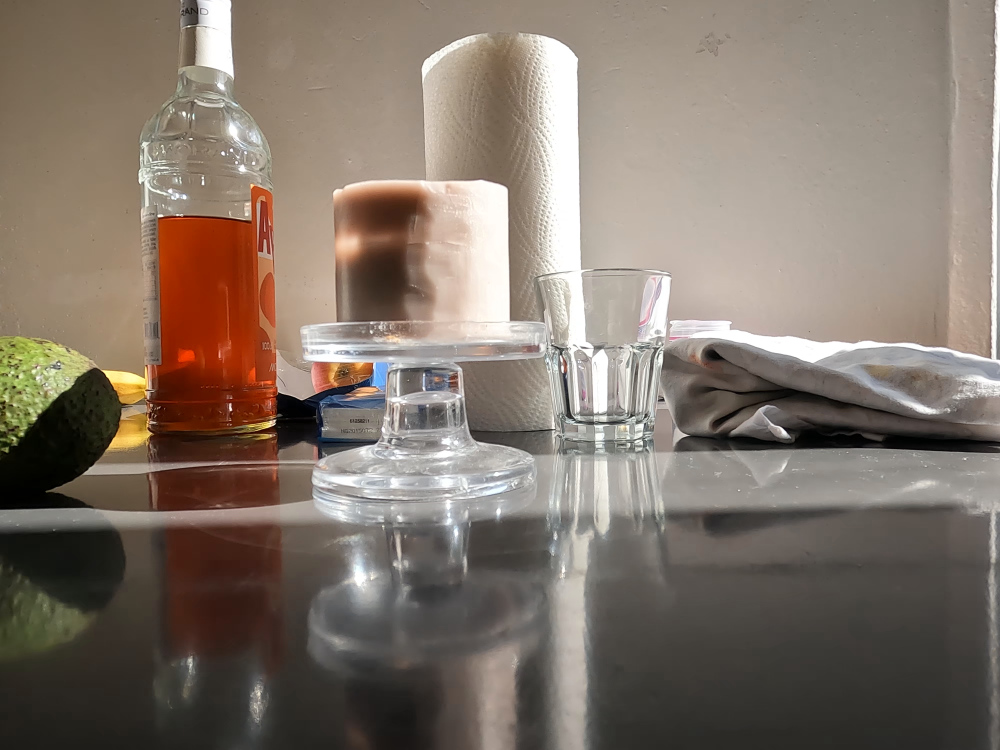
#> input picture frame 1 of Left.MP4, 4000 x 3000 px, given in place of vid1_dx.MP4, which was not available (shown at 1/4 size)
$ jupyter execute --allow-errors Code_design.ipynb   (text cells are left out)
#> lines starting #> are read from the running program, lines starting #| are printed output that depends on the picture; pictures that were not available may be replaced by others from this repository, and a replacement may not be noted
#> further down, frame0 is the input picture: shape (3000, 4000, 3); mean B, G, R 105.8, 116.7, 129.6
### camera_matrix.py
def camera_matrix():
    import os
    import glob
    import cv2
    import numpy as np
    # Defining the dimensions of checkerboard
    CHECKERBOARD = (6,9)
    criteria = (cv2.TERM_CRITERIA_EPS + cv2.TERM_CRITERIA_MAX_ITER, 30, 0.001)

    # Creating vector to store vectors of 3D points for each checkerboard image
    objpoints = []
    # Creating vector to store vectors of 2D points for each checkerboard image
    imgpoints = []

    # Defining the world coordinates for 3D points
    objp = np.zeros((1, CHECKERBOARD[0] * CHECKERBOARD[1], 3), np.float32)
    objp[0,:,:2] = np.mgrid[0:CHECKERBOARD[0], 0:CHECKERBOARD[1]].T.reshape(-1, 2)
    prev_img_shape = None

    # Extracting path of individual image stored in a given directory
    images = glob.glob('checkerboard/*.JPG')

    for fname in images:
        try:
            img = cv2.imread(fname)
            if img is None:
                raise FileNotFoundError("Failed to load image: {}".format(fname))

            gray = cv2.cvtColor(img, cv2.COLOR_BGR2GRAY)

            # Find the chessboard corners
            ret, corners = cv2.findChessboardCorners(gray, CHECKERBOARD,
                                                    cv2.CALIB_CB_ADAPTIVE_THRESH +
                                                    cv2.CALIB_CB_FAST_CHECK +
                                                    cv2.CALIB_CB_NORMALIZE_IMAGE)

            if ret == True:
                objpoints.append(objp)

                # Refine the pixel coordinates for given 2D points
                corners2 = cv2.cornerSubPix(gray, corners, (11, 11), (-1, -1), criteria)
                imgpoints.append(corners2)

                # Draw and display the corners
                img = cv2.drawChessboardCorners(img, CHECKERBOARD, corners2, ret)

                # Create a named window with a specific size
                cv2.namedWindow('img', cv2.WINDOW_NORMAL)
                cv2.resizeWindow('img', 800, 600)  # Set the window size to 800x600 pixels


                cv2.imshow('img', img)
                cv2.waitKey(500)  # Display the image for 0.5 seconds
        except Exception as e:
            print("Error processing image {}: {}".format(fname, e))
            continue

    cv2.destroyAllWindows()

    """
    Performing camera calibration by
    passing the value of known 3D points (objpoints)
    and corresponding pixel coordinates of the
    detected corners (imgpoints)
    """
    ret, mtx, dist, rvecs, tvecs = cv2.calibrateCamera(objpoints, imgpoints, gray.shape[::-1], None, None)
    img = cv2.imread('checkerboard/GPTempDownload.JPG')
    h, w = img.shape[:2]
    newcameramtx, roi = cv2.getOptimalNewCameraMatrix(mtx, dist, (w,h), 1, (w,h))

    return mtx, newcameramtx, dist, w, h, objpoints, rvecs, tvecs, imgpoints

### Code_design.ipynb
[cell 1]
#Packages:
import numpy as np
import cv2
import pandas as pd
import matplotlib.pyplot as plt
import datetime
from camera_matrix import camera_matrix

[cell 2]
#rosa:
#C:/Users/rosas/Documents/Epfl/MA_2/Design Project/Videos/vid1_dx - short.MP4
#cap0 = cv2.VideoCapture("C:/Users/rosas/Documents/Epfl/MA_2/Design Project/Videos/vid1_dx - short.MP4")
#cap1 = cv2.VideoCapture("C:/Users/rosas/Documents/Epfl/MA_2/Design Project/Videos/vid1_sx - short.MP4")

#<add code to run ffmpeg command via ssh>
cap0 = cv2.VideoCapture("/Users/nilsmanni/Desktop/MA2/design_project/vid1_dx.MP4")
cap1 = cv2.VideoCapture("/Users/nilsmanni/Desktop/MA2/design_project/vid1_sx.MP4")


fps = cap1.get(cv2.CAP_PROP_FPS) #what does this do??

#> (a cell that did not finish here is left out)

[cell 4]
# Undistort the images. This one only does it for cap0, should also be done for cap1!!

#C:/Users/rosas/Documents/Epfl/MA_2/Design Project/Videos/vid1_dx - short.MP4
#cap0 = cv2.VideoCapture("C:/Users/rosas/Documents/Epfl/MA_2/Design Project/Videos/vid1_dx - short.MP4")
#cap1 = cv2.VideoCapture("C:/Users/rosas/Documents/Epfl/MA_2/Design Project/Videos/vid1_sx - short.MP4")
cap0 = cv2.VideoCapture("/Users/nilsmanni/Desktop/MA2/design_project/vid1_dx.MP4")
cap1 = cv2.VideoCapture("/Users/nilsmanni/Desktop/MA2/design_project/vid1_sx.MP4")

#> (the rest of this cell did not finish here and is left out)

[cell 5]
#Calculates the error of the undistortion

# Initialize lists to store error values
errors = []

# Loop over the range of available data points
#> (the rest of this cell did not finish here and is left out)

[cell 6]
img0 = cv2.imread("test1d.jpg")
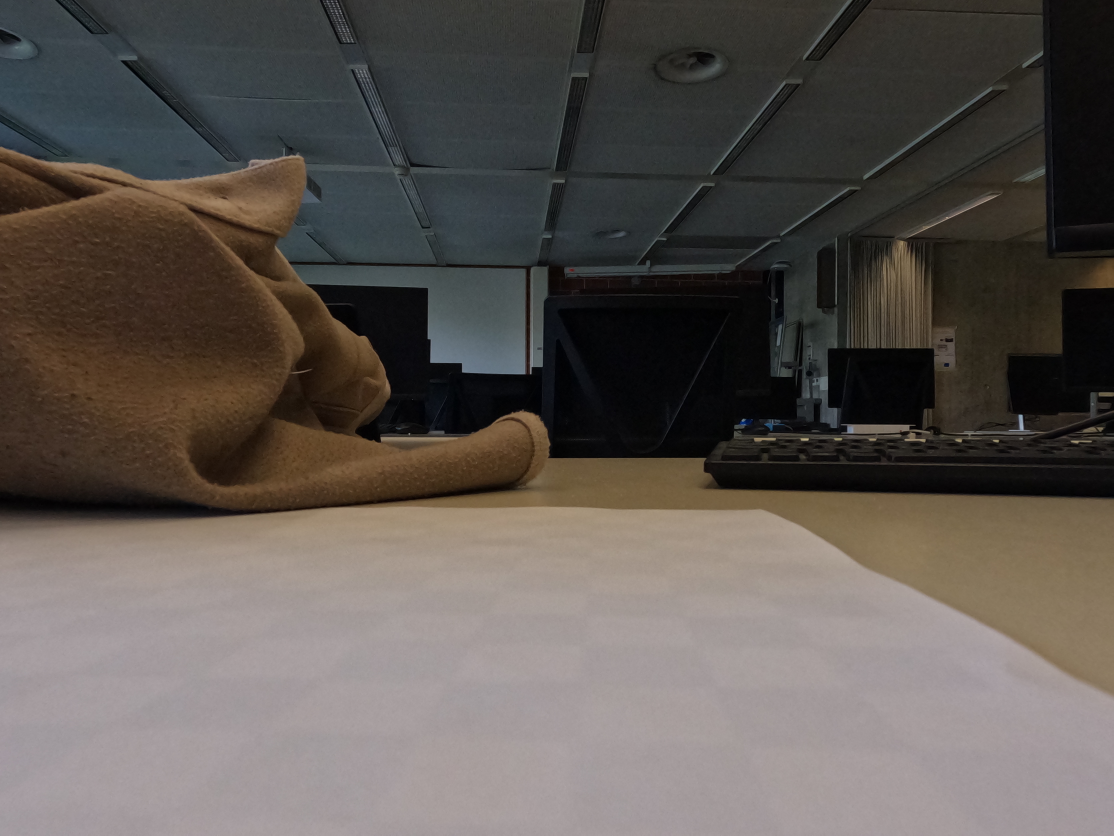
#> input picture test1d.jpg, 5568 x 4176 px (shown at 1/5 size)
#> img0 is the input picture: shape (4176, 5568, 3); mean B, G, R 82.2, 87, 93.6
img1 = cv2.imread("test1g.jpg")
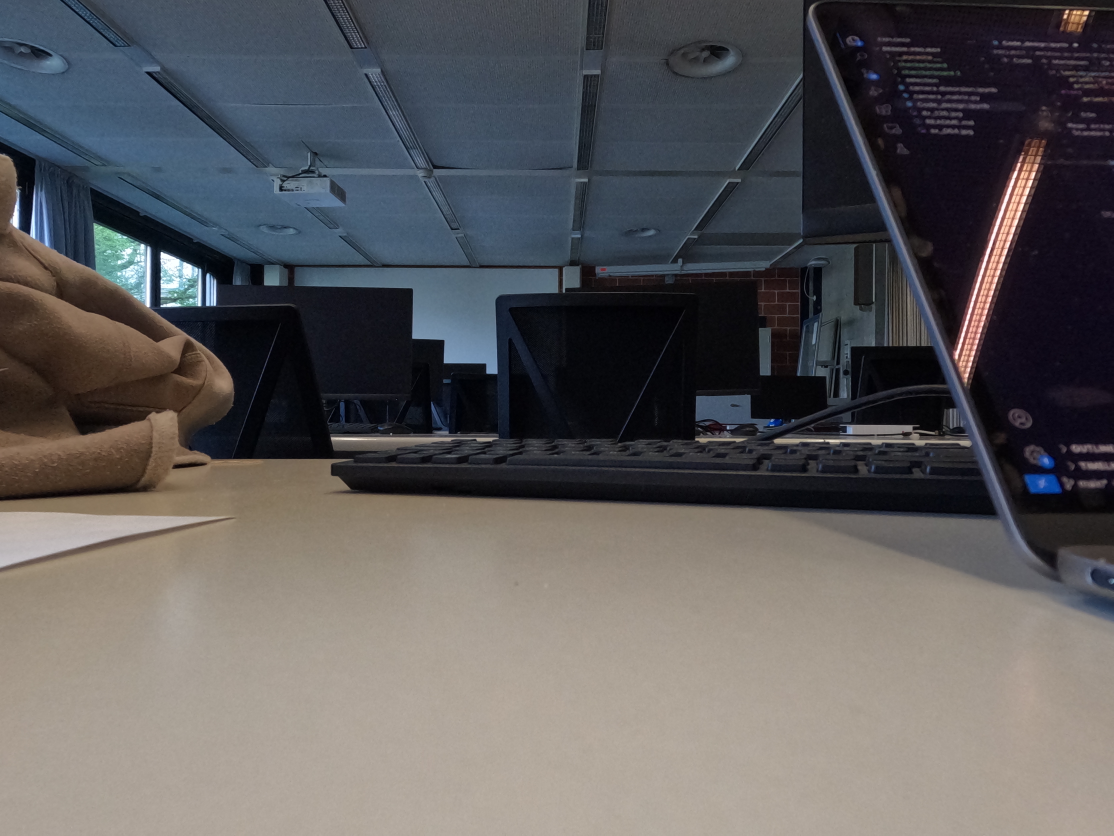
#> input picture test1g.jpg, 5568 x 4176 px (shown at 1/5 size)
#> img1 is the input picture: shape (4176, 5568, 3); mean B, G, R 92.5, 91.6, 93.7
# [5 lines of commented-out code are left out]
#> (the rest of this cell did not finish here and is left out)

[cell 7]
plt.figure(figsize=(10, 10))
plt.subplot(2, 2, 1)
b,g,r = cv2.split(img0)
frame_rgb0 = cv2.merge((r,g,b))
plt.imshow(frame_rgb0)
plt.title('Left')

plt.subplot(2, 2, 2)
b,g,r = cv2.split(img1)
frame_rgb1 = cv2.merge((r,g,b))
plt.imshow(frame_rgb1)
plt.title('Right')

plt.subplot(2, 2, 3)
#> (the rest of this cell did not finish here and is left out)

[cell 8]
mean_error = 0
# initialization of objpoints
objpoints = []
for i in range(len(objpoints)):
    imgpoints2, _ = cv2.projectPoints(objpoints[i], rvecs[i], tvecs[i], mtx, dist)
    error = cv2.norm(imgpoints[i], imgpoints2, cv2.NORM_L2)/len(imgpoints2)
    mean_error += error

#> (the rest of this cell did not finish here and is left out)

[cell 9]
# Map the rectification Matrix
plt.figure(figsize=(10, 5))
plt.subplot(1, 2, 1)
#> (the rest of this cell did not finish here and is left out)

[cell 10]
# Reading the left and right images.

imgL = cv2.imread("dx_126.jpg",0)
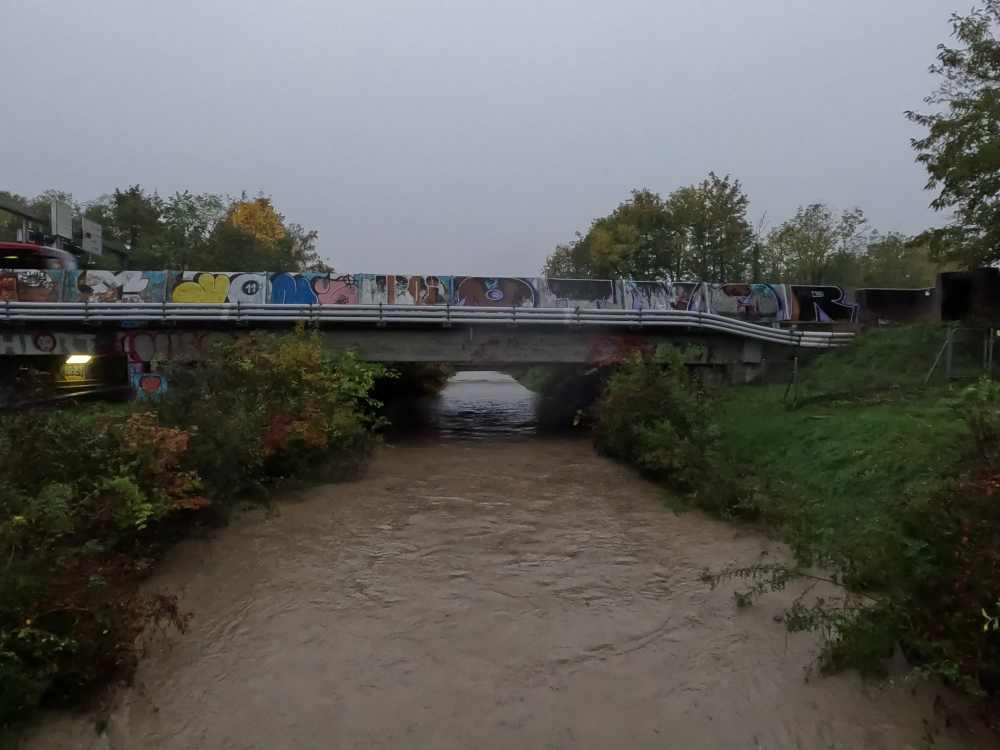
#> input picture dx_126.jpg, 4000 x 3000 px (shown at 1/4 size)
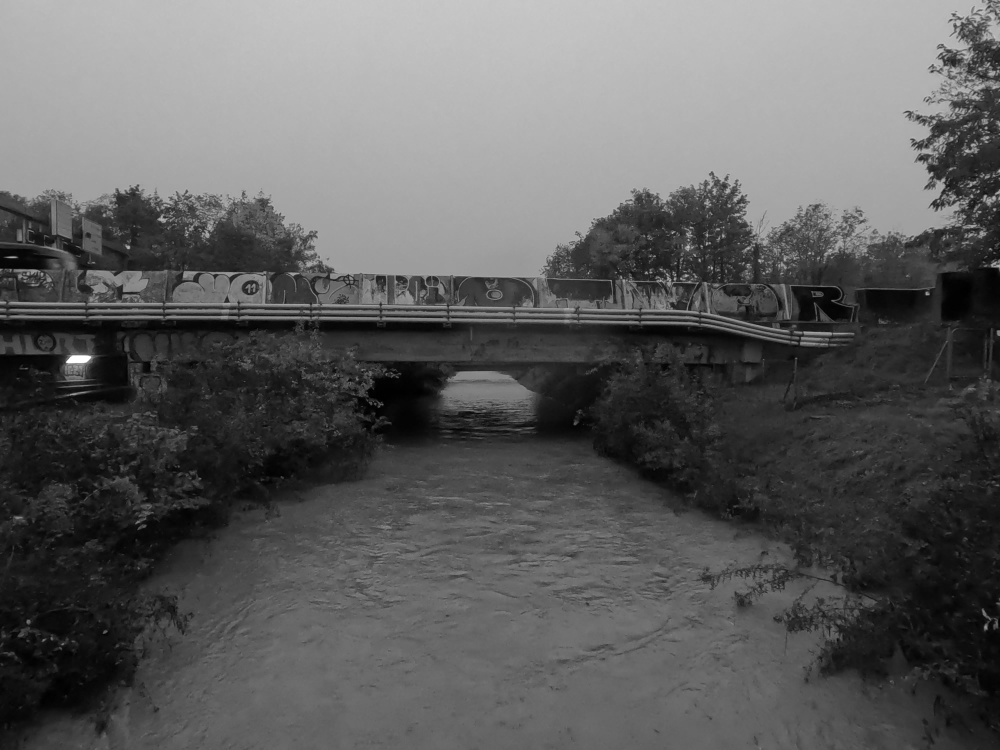
#> imgL: shape (3000, 4000) (shown at 1/4 size); min 0, max 255, mean 94.3
imgR = cv2.imread("sx_064.jpg",0)

# Setting parameters for StereoSGBM algorithm
minDisparity = 0;
numDisparities = 64;
blockSize = 8;
disp12MaxDiff = 1;
uniquenessRatio = 10;
speckleWindowSize = 10;
speckleRange = 8;

# Creating an object of StereoSGBM algorithm
stereo = cv2.StereoSGBM_create(minDisparity = minDisparity,
        numDisparities = numDisparities,
        blockSize = blockSize,
        disp12MaxDiff = disp12MaxDiff,
        uniquenessRatio = uniquenessRatio,
        speckleWindowSize = speckleWindowSize,
        speckleRange = speckleRange
    )

# Calculating disparith using the StereoSGBM algorithm
#> (the rest of this cell did not finish here and is left out)

$ run again, starting later in the video
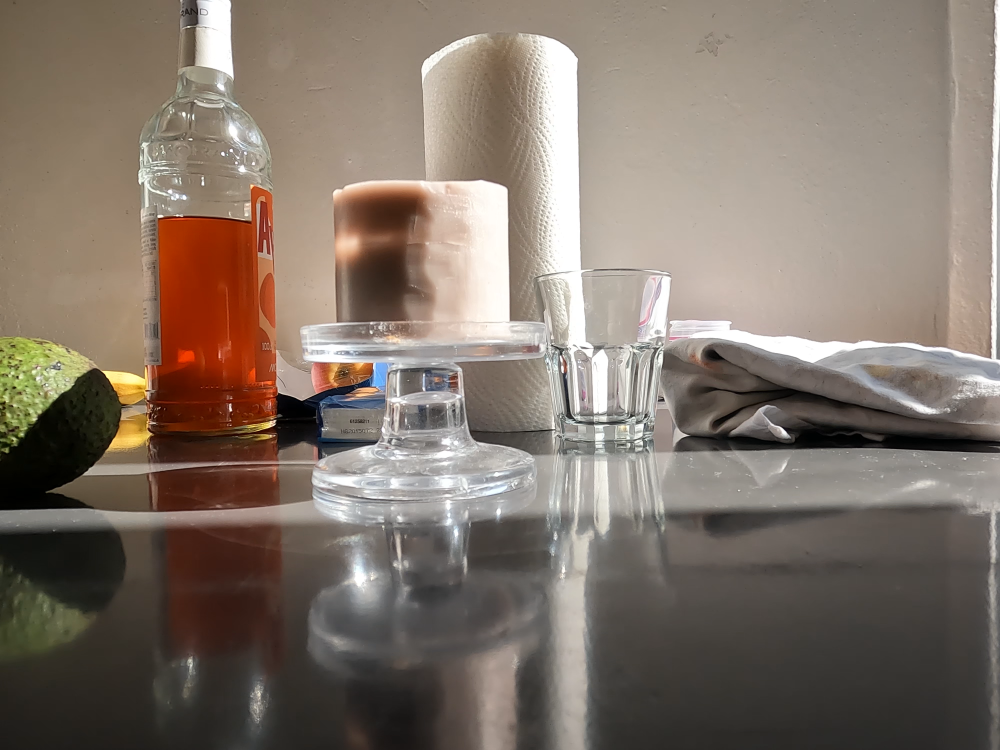
#> input picture frame 7 of Left.MP4, 4000 x 3000 px, given in place of vid1_dx.MP4, which was not available (shown at 1/4 size)
#> frame0 is the input picture: shape (3000, 4000, 3); mean B, G, R 105.6, 116.5, 129.4
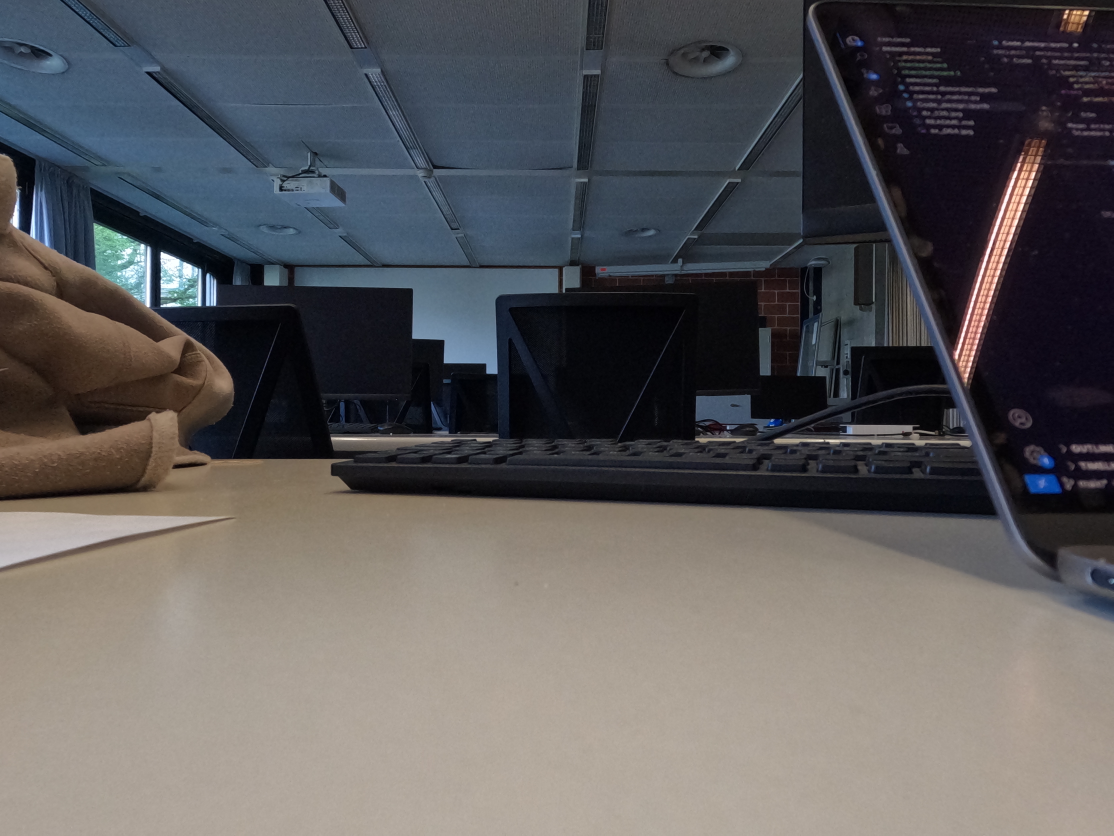
#> input picture test1g.jpg, 5568 x 4176 px (shown at 1/5 size)
#> img1 is the input picture: shape (4176, 5568, 3); mean B, G, R 92.5, 91.6, 93.7
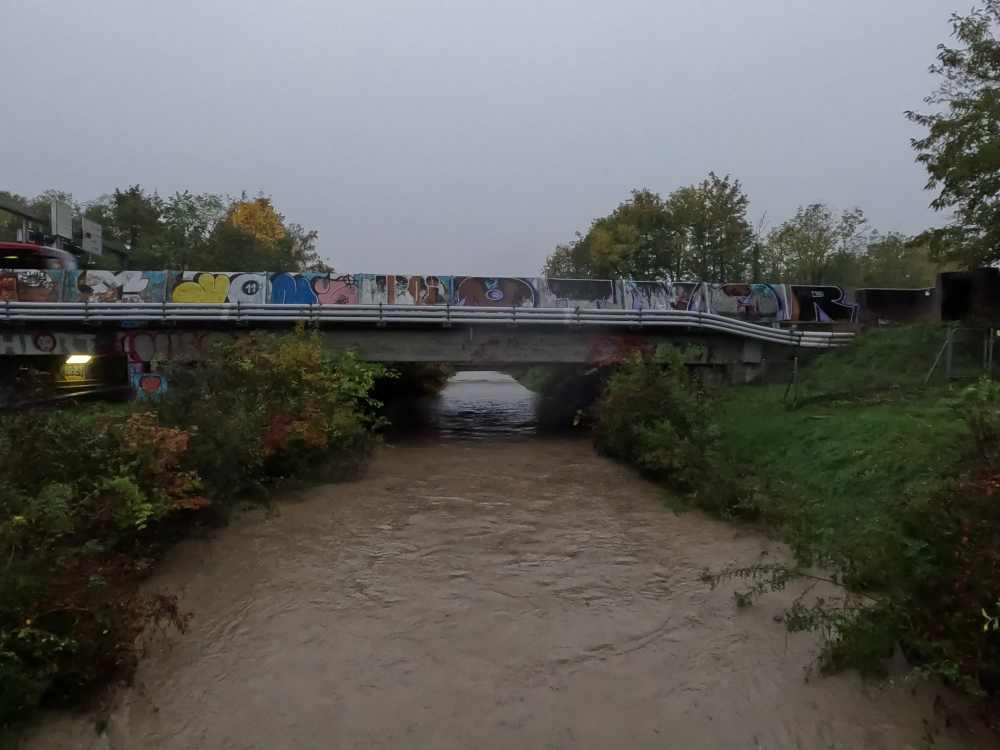
#> input picture dx_126.jpg, 4000 x 3000 px (shown at 1/4 size)
